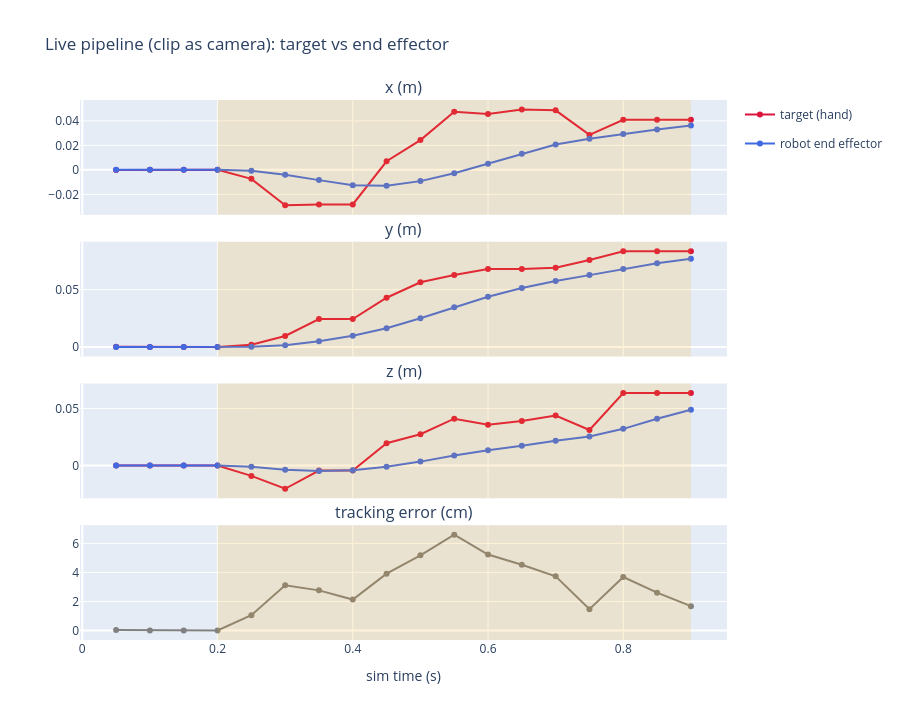

Notebook cell for this chart:
### Code cell
from hurobo.teleop_app import run_live_teleop

live = run_live_teleop(
    task,
    CubeProp(),
    FileFrameSource(clip.video_path),
    clip.intrinsics,
    clip.layout,
    calibration_frames=3,
    panel_height=240,
)
live_trace = live.trace
print(f"{len(live_trace.t_s)} steps; final pipeline status: {live.source.status!r}")
print(f"table-to-world yaw {np.degrees(live.source.mapping.yaw_rad):.0f} deg")
teleop_tracking_figure(live_trace, "Live pipeline (clip as camera): target vs end effector").show()

### Figure 1 — Plotly figure (JSON) as saved in the notebook; plotly's stock layout.template omitted (floating-point values rounded to 4 significant figures)
{"data": [{"legendgroup": "t", "line": {"color": "crimson"}, "name": "target (hand)", "showlegend": true, "type": "scatter", "x": [0.05, 0.1, 0.15, 0.2, 0.25, 0.3, 0.35, 0.4, 0.45, 0.5, 0.55, 0.6, 0.65, 0.7, 0.75, 0.8, 0.85, 0.9], "xaxis": "x", "y": [-2.177e-05, 0.0, -2.132e-06, -1.525e-06, -0.007364, -0.02893, -0.02822, -0.02822, 0.007026, 0.02431, 0.04748, 0.04574, 0.04933, 0.04864, 0.02855, 0.04095, 0.04095, 0.04095], "yaxis": "y"}, {"legendgroup": "e", "line": {"color": "royalblue"}, "name": "robot end effector", "showlegend": true, "type": "scatter", "x": [0.05, 0.1, 0.15, 0.2, 0.25, 0.3, 0.35, 0.4, 0.45, 0.5, 0.55, 0.6, 0.65, 0.7, 0.75, 0.8, 0.85, 0.9], "xaxis": "x", "y": [0.0, -2.132e-06, -1.525e-06, -8.727e-07, -0.0007224, -0.003986, -0.008384, -0.0126, -0.01296, -0.0092, -0.002707, 0.00506, 0.01315, 0.02074, 0.02546, 0.02938, 0.03306, 0.03622], "yaxis": "y"}, {"legendgroup": "t", "line": {"color": "crimson"}, "name": "target (hand)", "showlegend": false, "type": "scatter", "x": [0.05, 0.1, 0.15, 0.2, 0.25, 0.3, 0.35, 0.4, 0.45, 0.5, 0.55, 0.6, 0.65, 0.7, 0.75, 0.8, 0.85, 0.9], "xaxis": "x2", "y": [0.0002762, 0.0, -4.824e-05, -5.934e-05, 0.001868, 0.009571, 0.02429, 0.02429, 0.04296, 0.05642, 0.06274, 0.06806, 0.06808, 0.06906, 0.07587, 0.08354, 0.08354, 0.08354], "yaxis": "y2"}, {"legendgroup": "e", "line": {"color": "royalblue"}, "name": "robot end effector", "showlegend": false, "type": "scatter", "x": [0.05, 0.1, 0.15, 0.2, 0.25, 0.3, 0.35, 0.4, 0.45, 0.5, 0.55, 0.6, 0.65, 0.7, 0.75, 0.8, 0.85, 0.9], "xaxis": "x2", "y": [0.0, -4.824e-05, -5.934e-05, -6.047e-05, 0.000146, 0.001403, 0.005031, 0.009797, 0.01625, 0.02504, 0.03464, 0.04379, 0.05151, 0.05748, 0.06269, 0.06812, 0.07308, 0.07695], "yaxis": "y2"}, {"legendgroup": "t", "line": {"color": "crimson"}, "name": "target (hand)", "showlegend": false, "type": "scatter", "x": [0.05, 0.1, 0.15, 0.2, 0.25, 0.3, 0.35, 0.4, 0.45, 0.5, 0.55, 0.6, 0.65, 0.7, 0.75, 0.8, 0.85, 0.9], "xaxis": "x3", "y": [0.0001496, 0.0, -2.632e-05, -2.622e-05, -0.009019, -0.02028, -0.004401, -0.004401, 0.01956, 0.02747, 0.04105, 0.03579, 0.03912, 0.04376, 0.0312, 0.06354, 0.06354, 0.06354], "yaxis": "y3"}, {"legendgroup": "e", "line": {"color": "royalblue"}, "name": "robot end effector", "showlegend": false, "type": "scatter", "x": [0.05, 0.1, 0.15, 0.2, 0.25, 0.3, 0.35, 0.4, 0.45, 0.5, 0.55, 0.6, 0.65, 0.7, 0.75, 0.8, 0.85, 0.9], "xaxis": "x3", "y": [0.0, -2.632e-05, -2.622e-05, -2.561e-05, -0.0009842, -0.003585, -0.004628, -0.003978, -0.0009379, 0.003485, 0.008794, 0.01351, 0.01743, 0.02183, 0.02549, 0.03216, 0.04101, 0.04888], "yaxis": "y3"}, {"line": {"color": "gray"}, "name": "error", "showlegend": false, "type": "scatter", "x": [0.05, 0.1, 0.15, 0.2, 0.25, 0.3, 0.35, 0.4, 0.45, 0.5, 0.55, 0.6, 0.65, 0.7, 0.75, 0.8, 0.85, 0.9], "xaxis": "x4", "y": [0.03149, 0.0055, 0.001111, 0.0001439, 1.057, 3.11, 2.765, 2.131, 3.915, 5.179, 6.595, 5.234, 4.531, 3.733, 1.469, 3.683, 2.606, 1.675], "yaxis": "y4"}], "layout": {"annotations": [{"font": {"size": 16}, "showarrow": false, "text": "x (m)", "x": 0.5, "xanchor": "center", "xref": "paper", "y": 1.0, "yanchor": "bottom", "yref": "paper"}, {"font": {"size": 16}, "showarrow": false, "text": "y (m)", "x": 0.5, "xanchor": "center", "xref": "paper", "y": 0.7375, "yanchor": "bottom", "yref": "paper"}, {"font": {"size": 16}, "showarrow": false, "text": "z (m)", "x": 0.5, "xanchor": "center", "xref": "paper", "y": 0.475, "yanchor": "bottom", "yref": "paper"}, {"font": {"size": 16}, "showarrow": false, "text": "tracking error (cm)", "x": 0.5, "xanchor": "center", "xref": "paper", "y": 0.2125, "yanchor": "bottom", "yref": "paper"}], "height": 720, "shapes": [{"fillcolor": "orange", "line": {"width": 0}, "opacity": 0.15, "type": "rect", "x0": 0.2, "x1": 0.9, "xref": "x", "y0": 0, "y1": 1, "yref": "y domain"}, {"fillcolor": "orange", "line": {"width": 0}, "opacity": 0.15, "type": "rect", "x0": 0.2, "x1": 0.9, "xref": "x2", "y0": 0, "y1": 1, "yref": "y2 domain"}, {"fillcolor": "orange", "line": {"width": 0}, "opacity": 0.15, "type": "rect", "x0": 0.2, "x1": 0.9, "xref": "x3", "y0": 0, "y1": 1, "yref": "y3 domain"}, {"fillcolor": "orange", "line": {"width": 0}, "opacity": 0.15, "type": "rect", "x0": 0.2, "x1": 0.9, "xref": "x4", "y0": 0, "y1": 1, "yref": "y4 domain"}], "title": {"text": "Live pipeline (clip as camera): target vs end effector"}, "xaxis": {"anchor": "y", "domain": [0.0, 1.0], "matches": "x4", "showticklabels": false}, "xaxis2": {"anchor": "y2", "domain": [0.0, 1.0], "matches": "x4", "showticklabels": false}, "xaxis3": {"anchor": "y3", "domain": [0.0, 1.0], "matches": "x4", "showticklabels": false}, "xaxis4": {"anchor": "y4", "domain": [0.0, 1.0], "title": {"text": "sim time (s)"}}, "yaxis": {"anchor": "x", "domain": [0.7875, 1.0]}, "yaxis2": {"anchor": "x2", "domain": [0.525, 0.7375]}, "yaxis3": {"anchor": "x3", "domain": [0.2625, 0.475]}, "yaxis4": {"anchor": "x4", "domain": [0.0, 0.2125]}}}
